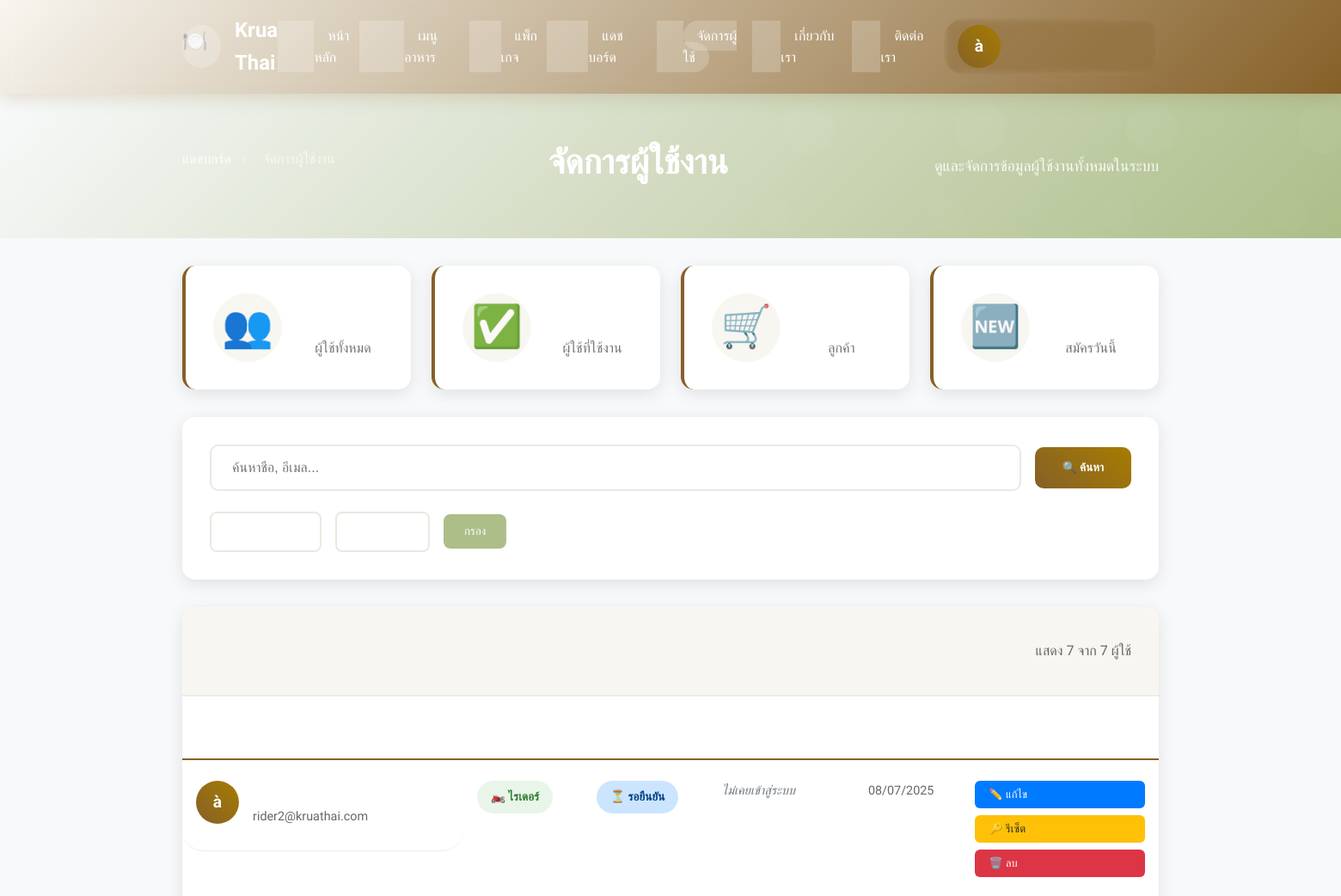
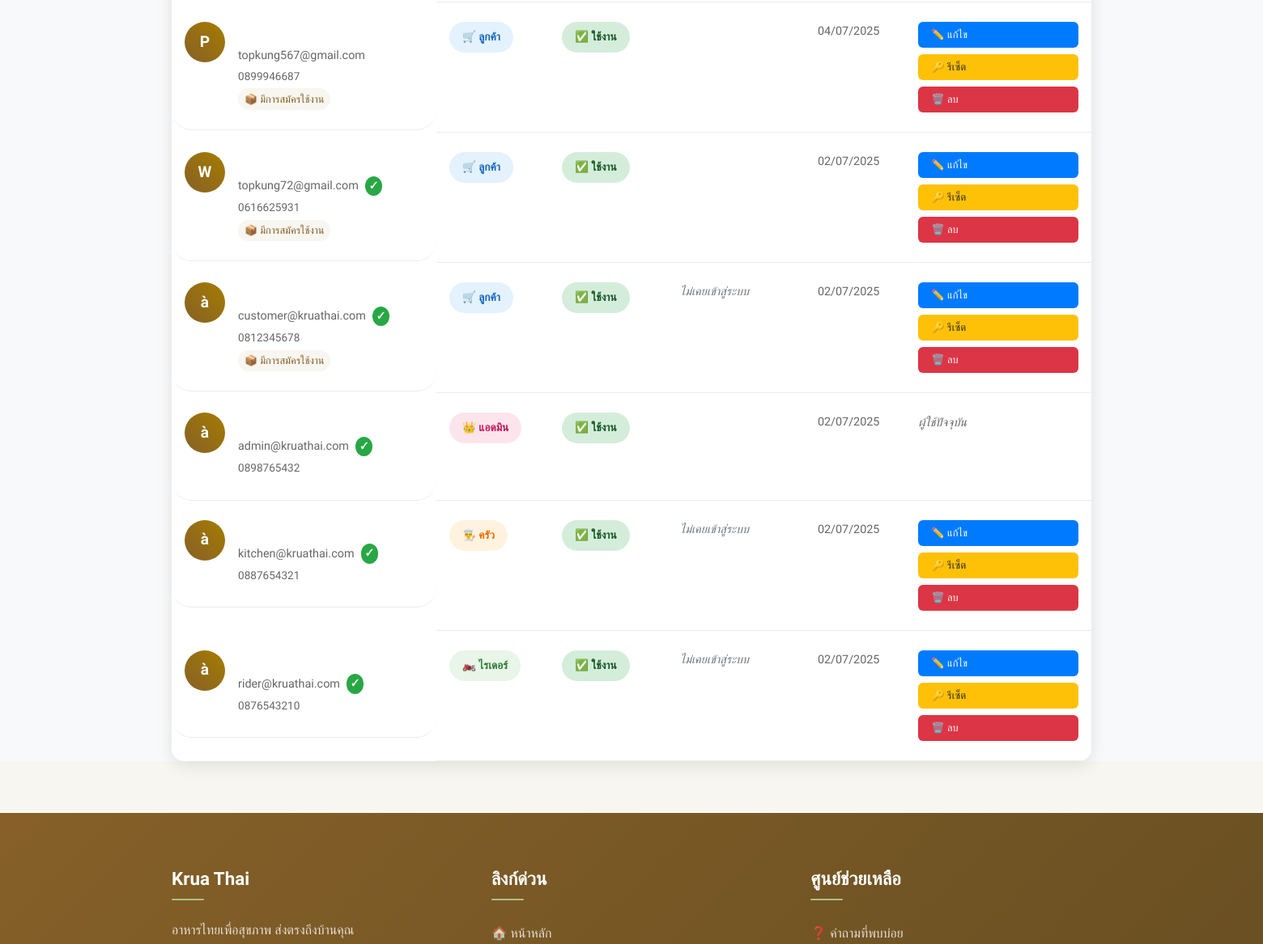
The page /KruaThai/admin_users.php (signed in, upper part) on the database as committed earlier (2 pictures, top to bottom).
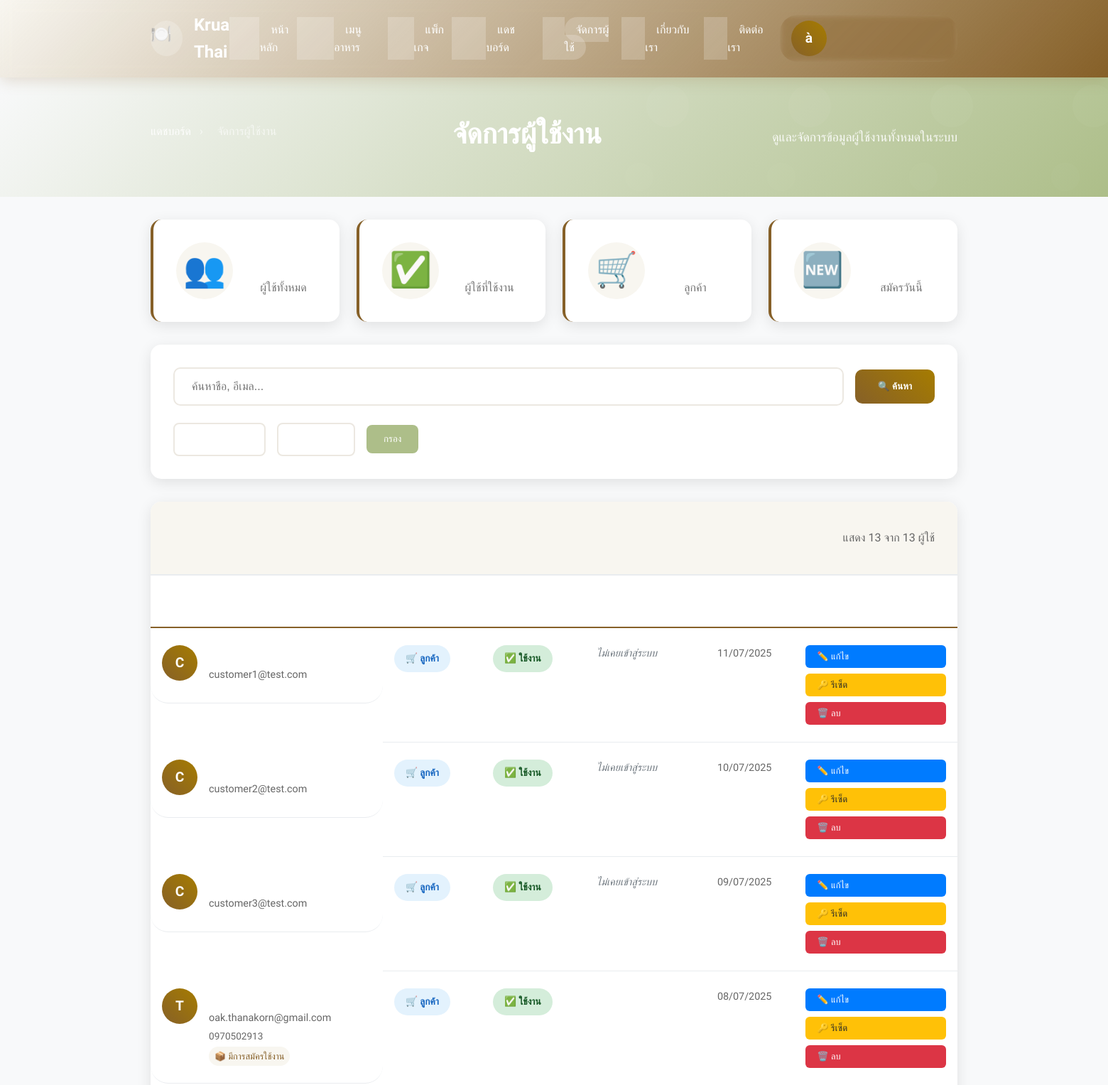
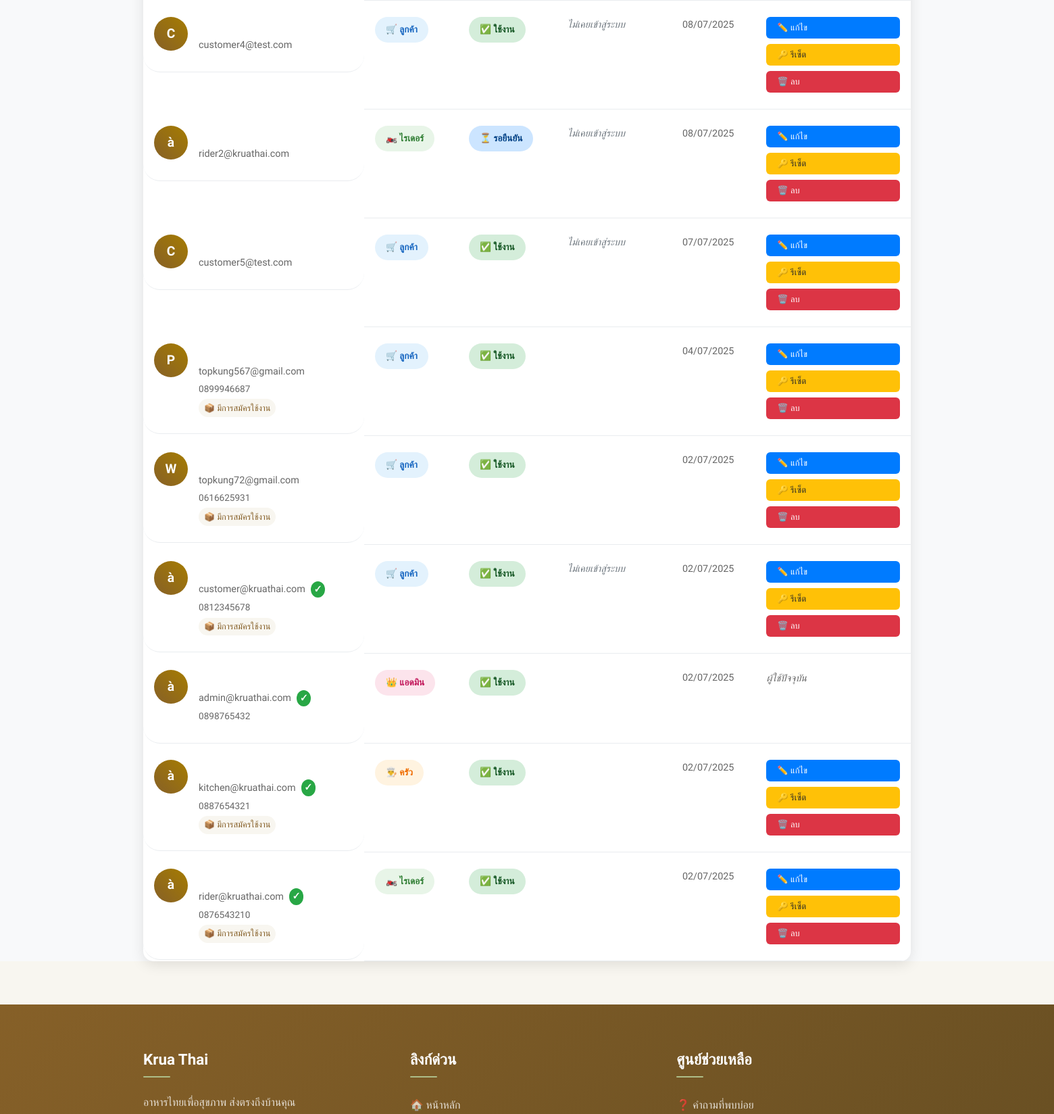
The same page on the database as committed later (2 pictures, top to bottom).
### tables this page shows
CREATE TABLE `users` (
  `id` char(36) NOT NULL,
  `email` varchar(255) NOT NULL,
  `password_hash` varchar(255) NOT NULL,
  `first_name` varchar(100) NOT NULL,
  `last_name` varchar(100) NOT NULL,
  `phone` varchar(20) DEFAULT NULL,
  `date_of_birth` date DEFAULT NULL,
  `gender` enum('male','female','other') DEFAULT NULL,
  `role` enum('customer','admin','kitchen','rider','support') DEFAULT 'customer',
  `status` enum('active','inactive','suspended','pending_verification') DEFAULT 'pending_verification',
  `email_verified` tinyint(1) DEFAULT '0',
  `email_verification_token` varchar(100) DEFAULT NULL,
  `delivery_address` text,
  `address_line_2` varchar(255) DEFAULT NULL,
  `city` varchar(100) DEFAULT NULL,
  `state` varchar(100) DEFAULT NULL,
  `zip_code` varchar(10) DEFAULT NULL,
  `country` varchar(100) DEFAULT 'Thailand',
  `delivery_instructions` text,
  `dietary_preferences` longtext,
  `allergies` longtext,
  `spice_level` enum('mild','medium','hot','extra_hot') DEFAULT 'medium',
  `last_login` timestamp NULL DEFAULT NULL,
  `failed_login_attempts` int(11) DEFAULT '0',
  `locked_until` timestamp NULL DEFAULT NULL,
  `password_reset_token` varchar(100) DEFAULT NULL,
  `password_reset_expires` timestamp NULL DEFAULT NULL,
  `created_at` timestamp NOT NULL DEFAULT CURRENT_TIMESTAMP,
  `updated_at` timestamp NOT NULL DEFAULT CURRENT_TIMESTAMP ON UPDATE CURRENT_TIMESTAMP
);

### KruaThai/admin_users.php (the view, shortened to what the changed rows need)
<?php
require_once 'config/database.php';
$user_id = $_SESSION['user_id'];
$page = max(1, intval($_GET['page'] ?? 1));
$per_page = 20;
$offset = ($page - 1) * $per_page;
$where_conditions = ["1=1"];
$params = [];
$param_types = "";
$where_clause = implode(" AND ", $where_conditions);
$count_query = "SELECT COUNT(*) as total FROM users WHERE $where_clause";
$count_stmt = mysqli_prepare($connection, $count_query);
mysqli_stmt_execute($count_stmt);
$total_users = mysqli_fetch_assoc(mysqli_stmt_get_result($count_stmt))['total'];
$users_query = "SELECT id, first_name, last_name, email, phone, role, status,
                       email_verified, last_login, created_at,
                       (SELECT COUNT(*) FROM subscriptions WHERE user_id = users.id AND status = 'active') as active_subscriptions
                FROM users
                WHERE $where_clause
                ORDER BY created_at DESC
                LIMIT ? OFFSET ?";
$users_stmt = mysqli_prepare($connection, $users_query);
$limit_params = $params;
$limit_params[] = $per_page;
$limit_params[] = $offset;
$limit_param_types = $param_types . "ii";
mysqli_stmt_bind_param($users_stmt, $limit_param_types, ...$limit_params);
mysqli_stmt_execute($users_stmt);
$users = mysqli_fetch_all(mysqli_stmt_get_result($users_stmt), MYSQLI_ASSOC);
include 'includes/header.php';
?>
<link rel="stylesheet" href="assets/css/admin.css">
<div class="admin-container">
    <div class="admin-header">
        <div class="container">
            <div class="header-content">
                <h1>จัดการผู้ใช้งาน</h1>
            </div>
        </div>
    </div>
    <div class="container">
        <div class="users-table-container">
            <div class="table-header">
                <h2>รายการผู้ใช้งาน</h2>
                <div class="table-info">
                    แสดง <?php echo count($users); ?> จาก <?php echo number_format($total_users); ?> ผู้ใช้
                </div>
            </div>
            <div class="table-responsive">
                <table class="users-table">
                    <thead>
                        <tr>
                            <th>ข้อมูลผู้ใช้</th>
                            <th>บทบาท</th>
                            <th>สถานะ</th>
                            <th>การเข้าสู่ระบบ</th>
                            <th>สมาชิกตั้งแต่</th>
                            <th>การดำเนินการ</th>
                        </tr>
                    </thead>
                    <tbody>
                        <?php foreach ($users as $user): ?>
                            <tr class="user-row">
                                <td class="user-info">
                                    <div class="user-avatar">
                                        <?php echo strtoupper(substr($user['first_name'], 0, 1)); ?>
                                    </div>
                                    <div class="user-details">
                                        <div class="user-name">
                                        </div>
                                        <div class="user-email">
                                            <?php echo htmlspecialchars($user['email']); ?>
                                            <?php if ($user['email_verified']): ?>
                                                <span class="verified-badge">✓</span>
                                            <?php endif; ?>
                                        </div>
                                        <?php if (!empty($user['phone'])): ?>
                                            <div class="user-phone"><?php echo htmlspecialchars($user['phone']); ?></div>
                                        <?php endif; ?>
                                        <?php if ($user['active_subscriptions'] > 0): ?>
                                            <div class="user-subscription">📦 มีการสมัครใช้งาน</div>
                                        <?php endif; ?>
                                    </div>
                                </td>
                                <td>
                                    <span class="role-badge role-<?php echo $user['role']; ?>">
                                        <?php
                                        $role_names = [
                                            'customer' => '🛒 ลูกค้า',
                                            'admin' => '👑 แอดมิน',
                                            'kitchen' => '👨‍🍳 ครัว',
                                            'rider' => '🏍️ ไรเดอร์',
                                            'support' => '🎧 ซัพพอร์ต'
                                        ];
                                        echo $role_names[$user['role']] ?? $user['role'];
                                        ?>
                                    </span>
                                </td>
                                <td>
                                    <span class="status-badge status-<?php echo $user['status']; ?>">
                                        <?php
                                        $status_names = [
                                            'active' => '✅ ใช้งาน',
                                            'inactive' => '💤 ไม่ใช้งาน',
                                            'suspended' => '🚫 ถูกระงับ',
                                            'pending_verification' => '⏳ รอยืนยัน'
                                        ];
                                        echo $status_names[$user['status']] ?? $user['status'];
                                        ?>
                                    </span>
                                </td>
                                <td class="login-info">
                                    <?php if ($user['last_login']): ?>
                                        <div class="last-login">
                                        </div>
                                    <?php else: ?>
                                        <div class="never-login">ไม่เคยเข้าสู่ระบบ</div>
                                    <?php endif; ?>
                                </td>
                                <td class="created-date">
                                    <?php echo date('d/m/Y', strtotime($user['created_at'])); ?>
                                </td>
                                <td class="actions">
                                    <?php if ($user['id'] !== $user_id): ?>
                                        <div class="action-buttons">
                                            <button class="action-btn edit-btn" onclick="openEditModal('<?php echo $user['id']; ?>', '<?php echo htmlspecialchars($user['first_name'] . ' ' . $user['last_name']); ?>', '<?php echo $user['role']; ?>', '<?php echo $user['status']; ?>')">
                                                ✏️ แก้ไข
                                            </button>
                                            <button class="action-btn reset-btn" onclick="resetPassword('<?php echo $user['id']; ?>', '<?php echo htmlspecialchars($user['first_name'] . ' ' . $user['last_name']); ?>')">
                                                🔑 รีเซ็ต
                                            </button>
                                            <button class="action-btn delete-btn" onclick="deleteUser('<?php echo $user['id']; ?>', '<?php echo htmlspecialchars($user['first_name'] . ' ' . $user['last_name']); ?>')">
                                                🗑️ ลบ
                                            </button>
                                        </div>
                                    <?php else: ?>
                                        <span class="current-user">ผู้ใช้ปัจจุบัน</span>
                                    <?php endif; ?>
                                </td>
                            </tr>
                        <?php endforeach; ?>
                    </tbody>
                </table>
            </div>
        </div>
    </div>
</div>
<?php include 'includes/footer.php'; ?>

Rows that differ between the two databases and show on the page:
added users: first_name "C", email "customer1@test.com", role "🛒 ลูกค้า", status "✅ ใช้งาน", shows "ไม่เคยเข้าสู่ระบบ", created_at "11/07/2025"
added users: first_name "C", email "customer2@test.com", role "🛒 ลูกค้า", status "✅ ใช้งาน", shows "ไม่เคยเข้าสู่ระบบ", created_at "10/07/2025"
added users: first_name "C", email "customer3@test.com", role "🛒 ลูกค้า", status "✅ ใช้งาน", shows "ไม่เคยเข้าสู่ระบบ", created_at "09/07/2025"
added users: first_name "T", email "oak.thanakorn@gmail.com", phone "0970502913", shows "📦 มีการสมัครใช้งาน", role "🛒 ลูกค้า", status "✅ ใช้งาน", created_at "08/07/2025"
added users: first_name "C", email "customer4@test.com", role "🛒 ลูกค้า", status "✅ ใช้งาน", shows "ไม่เคยเข้าสู่ระบบ", created_at "08/07/2025"
added users: first_name "C", email "customer5@test.com", role "🛒 ลูกค้า", status "✅ ใช้งาน", shows "ไม่เคยเข้าสู่ระบบ", created_at "07/07/2025"
changed users "topkung72@gmail.com": no longer shows "✓"
changed users "kitchen@kruathai.com": now shows "📦 มีการสมัครใช้งาน"; no longer shows "ไม่เคยเข้าสู่ระบบ"
changed users "rider@kruathai.com": now shows "📦 มีการสมัครใช้งาน"; no longer shows "ไม่เคยเข้าสู่ระบบ"
Other text that changed with them:
count($users): "7" → "13"
$total_users: "7" → "13"
